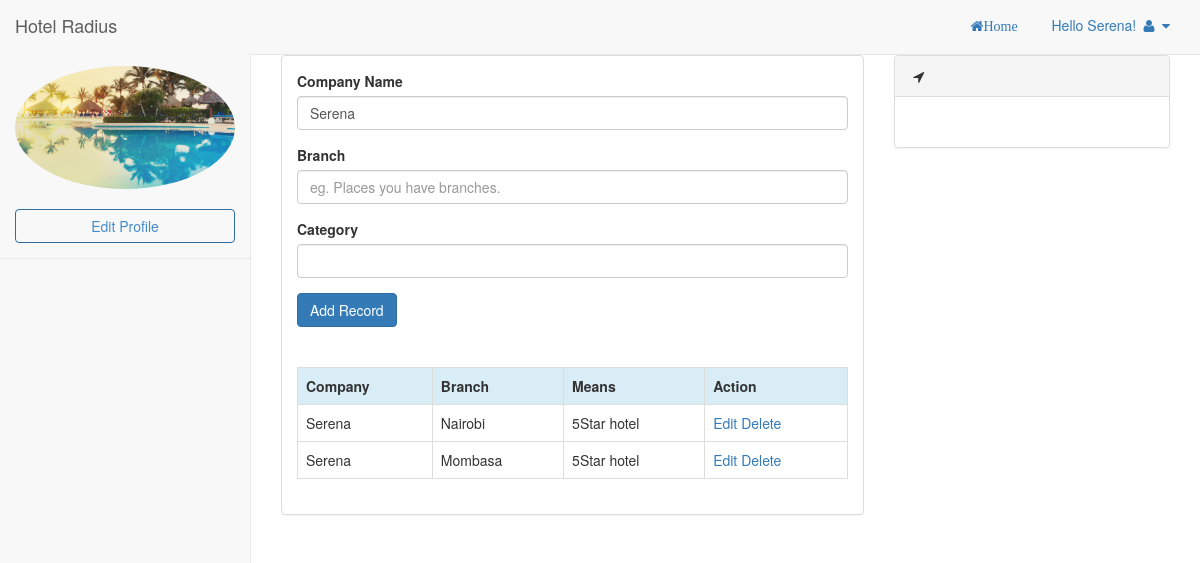
Page /companybranch.php (signed in) on the committed database.
### tables this page shows
CREATE TABLE `tbl_users` (
  `userID` int(11) NOT NULL,
  `userName` varchar(100) NOT NULL,
  `userEmail` varchar(100) NOT NULL,
  `userPass` varchar(100) NOT NULL,
  `userPhone` varchar(20) NOT NULL,
  `about` varchar(1000) DEFAULT NULL,
  `website` varchar(200) DEFAULT NULL,
  `means` varchar(100) DEFAULT NULL,
  `category` varchar(100) DEFAULT NULL,
  `loginType` varchar(100) DEFAULT 'user',
  `subscription` varchar(100) NOT NULL DEFAULT 'N',
  `userStatus` enum('Y','N') NOT NULL DEFAULT 'N',
  `tokenCode` varchar(100) NOT NULL
);

CREATE TABLE `tbl_prof` (
  `id` int(11) NOT NULL,
  `image` varchar(100) DEFAULT NULL,
  `userName` varchar(100) NOT NULL
);

CREATE TABLE `tbl_base` (
  `id` int(11) NOT NULL,
  `companyName` varchar(100) NOT NULL,
  `companyBranch` varchar(100) NOT NULL,
  `category` varchar(100) DEFAULT NULL
);

### class.user.php (called while the page is built, shortened)
<?php
class USER
{
 private $conn;
 public function __construct()
 {
  $database = new Database();
  $db = $database->dbConnection();
  $this->conn = $db;
    }
 public function runQuery($sql)
 {
  $stmt = $this->conn->prepare($sql);
  return $stmt;
 }
}

### companybranch.php (the view, shortened to what this page needs)
<?php
require_once 'class.user.php';
$user_home = new USER();
$stmt = $user_home->runQuery("SELECT * FROM tbl_users WHERE userID=:uid");
$stmt->execute(array(":uid"=>$_SESSION['userSession']));
$row = $stmt->fetch(PDO::FETCH_ASSOC);
$conn = mysqli_connect("localhost", "root", "12345678", "hotel");
?>
<!DOCTYPE html>
<html lang="en">
<head>
    <link rel="stylesheet" type="text/css" href="vendor/bootstrap-3.3.5-dist/css/bootstrap.css"/>
    <link href="vendor/metisMenu/metisMenu.min.css" rel="stylesheet">
    <link href="vendor/dist/css/sb-admin-2.css" rel="stylesheet">
    <link href="vendor/font-awesome/css/font-awesome.min.css" rel="stylesheet" type="text/css">
</head>
<body>
  <div id="wrapper">
      <nav class="navbar navbar-default navbar-static-top" role="navigation" style="margin-bottom: 0">
          <div class="navbar-header">
              <a class="navbar-brand" href="index.php">Hotel Radius</a>
          </div>
          <ul class="nav navbar-top-links navbar-right">
            <li>
              <a class="fa fa-home" href="companyhome.php">Home</a>
            </li>
            <li class="dropdown get_tooltip" data-toggle="tooltip" data-placement="bottom" title="View your profile">
                <a class="dropdown-toggle" data-toggle="dropdown" href="#">
                    Hello <?php echo $row['userName']?>!
                    <i class="fa fa-user fa-fw"></i> <i class="fa fa-caret-down"></i>
                </a>
            </li>
          </ul>
          <div class="navbar-default sidebar" role="navigation">
              <div class="sidebar-nav navbar-collapse">
                  <ul class="nav" id="side-menu">
                    <li class="sidebar-search">
                      <?php
                      $name = $row['userName'];
                      $response = $conn->query("SELECT * FROM tbl_prof WHERE userName='$name'");
                      $prow=$response->fetch_array();
                      if (!$prow['image']){
                        ?>
                        <img src="upload/noimage-team.png" class="img-responsive img-circle" alt="">
                        <?php
                      } else{
                        ?>
                        <img src="upload/<?php echo $prow['image']; ?>" class="img-responsive img-circle" alt=""></br>
                        <?php
                      }
                       ?>
                        <form role="form" method="post">
                          <button class="btn btn-outline btn-primary btn-block" name="editpic">Edit Profile</button>
                      </form>
                    </li>
                  </ul>
              </div>
          </div>
      </nav>
      <div id="page-wrapper">
          <div class="row">
              <div class="col-lg-8">
                  <div class="panel panel-default">
                      <div class="panel-body">
                        <div class="row">
                            <div class="col-md-12">
                             <form method="post">
                              <div class="form-group">
                                  <label for="companyName">Company Name</label>
                                  <input type="text" name="companyName" placeholder="" class="form-control" value="<?php echo $row['userName']?>" autofocus required/>
                              </div>
                                <div class="form-group">
                                    <label for="companyBranch">Branch</label>
                                    <input type="text" name="companyBranch" placeholder="eg. Places you have branches." value="<?php  if(isset($_GET['edit'])) echo $Row['companyBranch'];  ?>" class="form-control"/>
                                </div>
                                <div class="form-group">
                                    <label for="category">Category</label>
                                    <input type="text" name="category" placeholder="" value="<?php  if(isset($_GET['edit'])){ echo $Row['category']; } else { echo $row['category']; } ?>" class="form-control"/>
                                </div>
                                <?php
                                if(isset($_GET['edit']))
                                {
                                 ?>
                                 <button type="submit" class="btn btn-primary" name="update">Update Record</button>
                                 <?php
                                }
                                else
                                {
                                 ?>
                                 <button type="submit" class="btn btn-primary" name="save">Add Record</button>
                                 <?php
                                }
                                ?>
                              </form>
                              </div>
                            </div>
                        <br /><br />
                        <table class="table table-bordered table-hover" width="100%" align="center">
                          <tr class="info">
                            <th>Company</th>
                            <th>Branch</th>
                            <th>Means</th>
                            <th>Action</th>
                          </tr>
                          <?php
                          $name = $row['userName'];
                          $res = $conn->query("SELECT * FROM tbl_base WHERE companyName='$name'");
                          while($Row=$res->fetch_array())
                          {
                           ?>
                          <tr>
                            <td><?php echo $Row['companyName']; ?></td>
                            <td><?php echo $Row['companyBranch']; ?></td>
                            <td><?php echo $Row['category']; ?></td>
                            <td>
                              <a href="?edit=<?php echo $Row['id']; ?>">Edit</a>
                              <a href="?del=<?php echo $Row['id']; ?>">Delete</a>
                            </td>
                          </tr>
                          <?php
                          }
                          ?>
                        </table>
                      </div>
                  </div>
              </div>
              <div class="col-lg-4">
                  <div class="panel panel-default">
                      <div class="panel-heading">
                          <i class="fa fa-location-arrow fa-fw"></i>
                      </div>
                      <div class="panel-body">
                      </div>
                  </div>
              </div>
          </div>
      </div>
  </div>
</body>
</html>

### rows in the picture
tbl_users: userName "Serena", companyName "Serena"
tbl_prof: image (picture)
tbl_base: companyName "Serena", companyBranch "Nairobi", category "5Star hotel"
tbl_base: companyName "Serena", companyBranch "Mombasa", category "5Star hotel"
